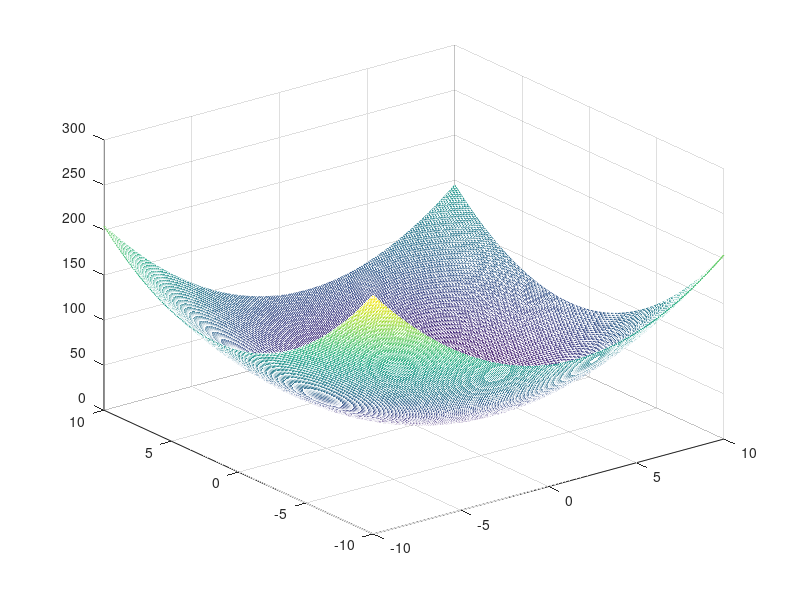

The MATLAB source for this figure:
clc; clear; close all;
x = -10:0.1:10;
y = -10:0.1:10;
[X,Y] = meshgrid(x,y);
J = (X-1.5).^2 + (Y-1.5).^2;
mesh(X,Y,J)
